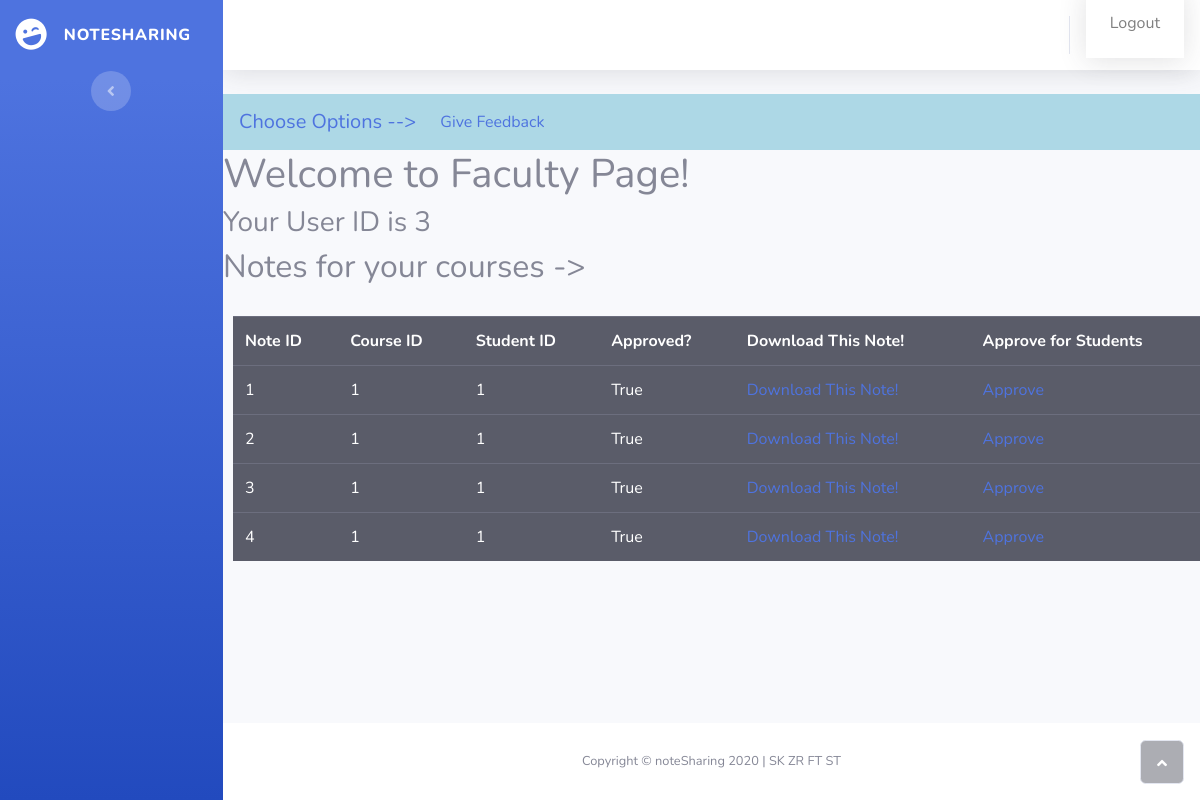
Before: /profile-faculty (signed in) with the older database file.
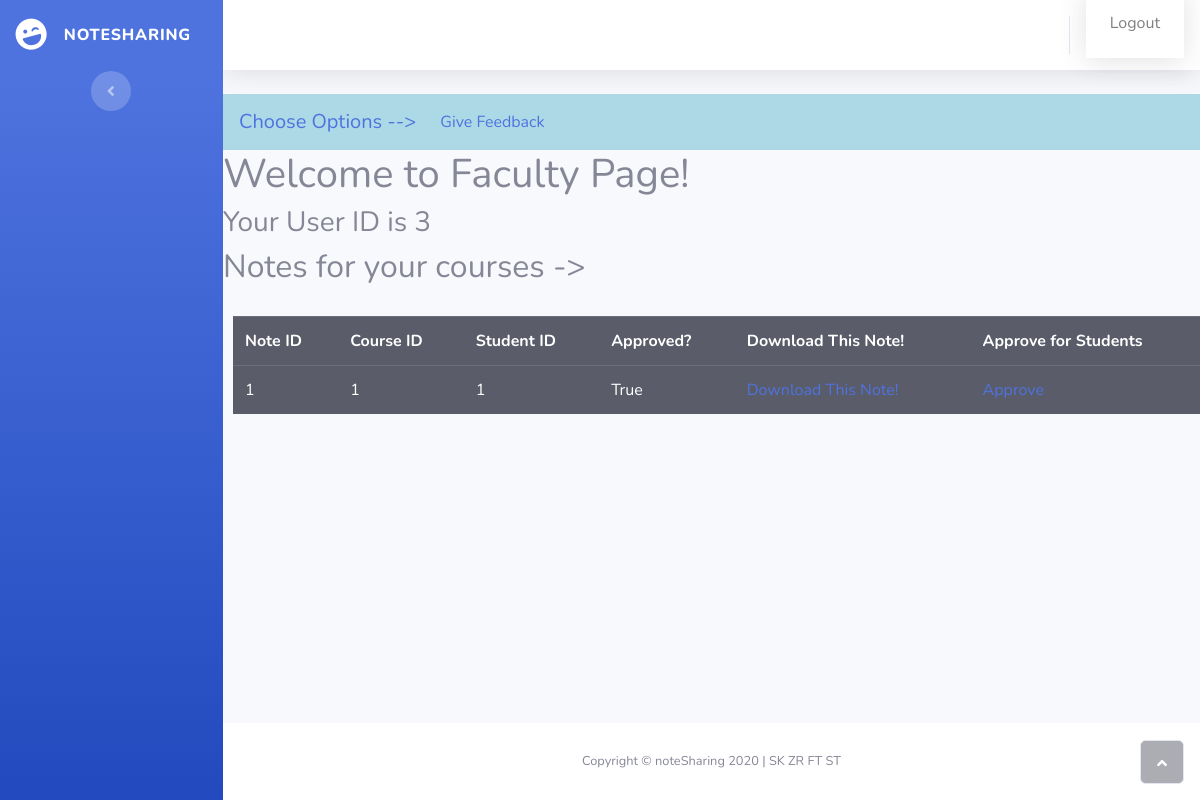
After: the same page with the newer database file.
### swe_project/models.py (models this page shows, shortened)
class User(db.Model,UserMixin):
    id=db.Column(db.Integer, primary_key=True)
    password=db.Column(db.String(150),nullable=False)
    email=db.Column(db.String(40),nullable=False,unique=True)
    university_id=db.Column(db.Integer,db.ForeignKey('university.id'),nullable=False)
    st_fa=db.Column(db.Boolean,nullable=False) #True if Faculty
    uni_admin_check=db.Column(db.Boolean,nullable=False)#True if Uniadmin

class Notes(db.Model):
    id=db.Column(db.Integer,primary_key=True)
    course_id=db.Column(db.Integer,db.ForeignKey('courses.id'),nullable=False)
    student_id=db.Column(db.Integer,db.ForeignKey('student.id'),nullable=False)
    Note=db.Column(db.LargeBinary,nullable=False)
    approve=db.Column(db.Boolean,nullable=False)
    def GetFacultyNotes(Faculty_User_id): #returns all the notes for the courses which the faculty teaches.
        facid=Faculty.query.filter_by(user_id=Faculty_User_id).first().id
        cours=Courses.query.filter_by(faculty_id=facid).all()
        NoteList=[]
        for n in Notes.query.all():
            for co in cours:
                if co.id==n.course_id:
                    NoteList.append(n)
        return NoteList

### swe_project/routes.py (the view)
@app.route('/profile-faculty', methods=['GET','POST'])
@login_required
def facprofile():
    return render_template('profile_faculty.html',NoteList=Notes.GetFacultyNotes(current_user.id))

### swe_project/models.py (called while the page is built)
@login_manager.user_loader
def load_user(user_id):
    return User.query.get(int(user_id))

### swe_project/templates/profile_faculty.html (shortened to what this page needs)
<!DOCTYPE html>
<html>
<head>
    <link rel="stylesheet" href="static/assets/bootstrap/css/bootstrap.min.css">
    <link rel="stylesheet" href="static/assets/fonts/fontawesome-all.min.css">
</head>
<body id="page-top">
    <div id="wrapper">
        <nav class="navbar navbar-dark align-items-start sidebar sidebar-dark accordion bg-gradient-primary p-0">
            <div class="container-fluid d-flex flex-column p-0">
                <a class="navbar-brand d-flex justify-content-center align-items-center sidebar-brand m-0" href="#">
                    <div class="sidebar-brand-icon rotate-n-15"><i class="fas fa-laugh-wink"></i></div>
                    <div class="sidebar-brand-text mx-3"><span>noteSharing</span></div>
                </a>
                <div class="text-center d-none d-md-inline"><button class="btn rounded-circle border-0" id="sidebarToggle" type="button"></button></div>
            </div>
        </nav>
        <div class="d-flex flex-column" id="content-wrapper">
            <div id="content">
                <nav class="navbar navbar-light navbar-expand bg-white shadow mb-4 topbar static-top">
                    <div class="container-fluid"><button class="btn btn-link d-md-none rounded-circle mr-3" id="sidebarToggleTop" type="button"></button>
                        <ul class="nav navbar-nav flex-nowrap ml-auto">
                                <nav class="navbar navbar-dark navbar-expand bg-white shadow mb-4 topbar static-top">
                                    <a class="nav-item nav-link" href="{{ url_for('logout') }}">Logout</a>
                                </nav>
            </div>
            </nav>
            <nav class="navbar navbar-expand-lg class="navbar navbar-light" style="background-color:lightblue;">
                    <a class="navbar-brand" href="#">Choose Options --></a>
                    <div class="collapse navbar-collapse" id="navbarSupportedContent">
                            <ul class="navbar-nav mr-auto">
                                    <li class="nav-item ">
                                      <a class="nav-link" href="{{url_for('giveFeedback')}}">Give Feedback <span class="sr-only">(current)</span></a>
                                    </li>
                             </ul>
             </nav>
    <h1>
        Welcome to Faculty Page!
    </h1>
    <h3>
        Your User ID is {{current_user.id}}
    </h3>
    <h2>
        Notes for your courses  ->
    </h2>
    <table class= "table table-dark" style="margin-top: 30px; margin-left: 10px;">
        <tr>
            <th scope="col">
                Note ID
            </th>
            <th scope= "col">
                Course ID
            </th>
            <th scope= "col">
                Student ID
            </th>
            <th scope= "col">
                Approved?
            </th>
            <th scope= "col">
                Download This Note!
             </th>
             <th scope= "col">
                Approve for Students
             </th>
        </tr>
    {%for n in NoteList%}
        <tr>
            <td scope="col">
                {{n.id}}
            </td>
            <td scope="col">
                {{n.course_id}}
            </td>
            <td scope="col">
                {{n.student_id}}
            </td>
            <td scope="col">
                {{n.approve}}
            </td>
            <td scope="col">
                <a href="{{url_for('DownloadNote',noteid=n.id)}}">Download This Note!</a>
            </td>
            <td scope="col">
                <a href="{{url_for('approveNote',noteID=n.id)}}">Approve</a>
            </td>
        </tr>
    {%endfor%}
    </table>
        </div>
        <footer class="bg-white sticky-footer">
            <div class="container my-auto">
                <div class="text-center my-auto copyright"><span>Copyright © noteSharing 2020 | SK ZR FT ST</span></div>
            </div>
        </footer>
    </div><a class="border rounded d-inline scroll-to-top" href="#page-top"><i class="fas fa-angle-up"></i></a></div>
</body>
</html>

Changed rows visible on the page:
removed Notes: id "2", course_id "1", student_id "1", approve "True"
removed Notes: id "3", course_id "1", student_id "1", approve "True"
removed Notes: id "4", course_id "1", student_id "1", approve "True"
